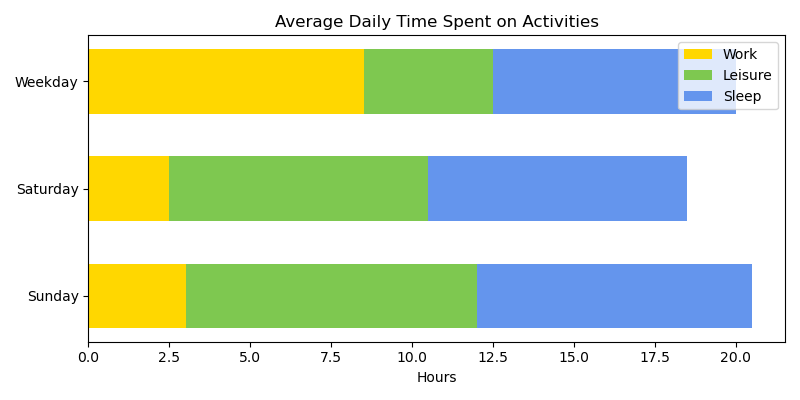

Write the Python code that produced this figure.

import matplotlib.pyplot as plt

# Data
categories = ['Weekday', 'Saturday', 'Sunday']
work_hours = [8.5, 2.5, 3.0]
leisure_hours = [4.0, 8.0, 9.0]
sleep_hours = [7.5, 8.0, 8.5]

# Offsets for stacked bars
left_offset_work = [0, 0, 0]
left_offset_leisure = [a+b for a, b in zip(left_offset_work, work_hours)]
left_offset_sleep = [a+b for a, b in zip(left_offset_leisure, leisure_hours)]

# Create horizontal bar chart
fig, ax = plt.subplots(figsize=(8, 4))  # Changed chart size

# Stacked bars
ax.barh(categories, work_hours, height=0.6, left=left_offset_work, color='#FFD700')  # Gold
ax.barh(categories, leisure_hours, height=0.6, left=left_offset_leisure, color='#7EC850')  # Green
ax.barh(categories, sleep_hours, height=0.6, left=left_offset_sleep, color='#6495ED')  # Cornflower Blue

# Add some text for labels, title, and custom x-axis tick labels, etc.
ax.set_xlabel('Hours')
ax.set_title('Average Daily Time Spent on Activities')
ax.set_yticks(range(len(categories)))
ax.set_yticklabels(categories)
ax.invert_yaxis()  # Labels read top-to-bottom

# Display the legend
ax.legend(['Work', 'Leisure', 'Sleep'], loc='upper right')

# Display the plot
plt.tight_layout()

plt.show()
